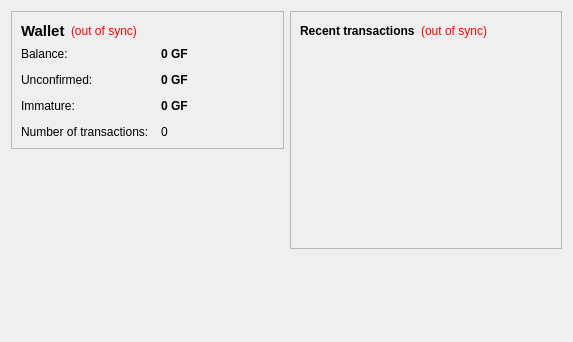
<?xml version="1.0" encoding="UTF-8"?>
<ui version="4.0">
 <class>OverviewPage</class>
 <widget class="QWidget" name="OverviewPage">
  <property name="geometry">
   <rect>
    <x>0</x>
    <y>0</y>
    <width>573</width>
    <height>342</height>
   </rect>
  </property>
  <property name="windowTitle">
   <string>Form</string>
  </property>
  <layout class="QHBoxLayout" name="horizontalLayout" stretch="1,1">
   <item>
    <layout class="QVBoxLayout" name="verticalLayout_2">
     <item>
      <widget class="QFrame" name="frame">
       <property name="frameShape">
        <enum>QFrame::StyledPanel</enum>
       </property>
       <property name="frameShadow">
        <enum>QFrame::Raised</enum>
       </property>
       <layout class="QVBoxLayout" name="verticalLayout_4">
        <item>
         <layout class="QHBoxLayout" name="horizontalLayout_4">
          <item>
           <widget class="QLabel" name="label_5">
            <property name="font">
             <font>
              <pointsize>11</pointsize>
              <weight>75</weight>
              <bold>true</bold>
             </font>
            </property>
            <property name="text">
             <string>Wallet</string>
            </property>
           </widget>
          </item>
          <item>
           <widget class="QLabel" name="labelWalletStatus">
            <property name="toolTip">
             <string>The displayed information may be out of date. Your wallet automatically synchronizes with the Gfcoin network after a connection is established, but this process has not completed yet.</string>
            </property>
            <property name="styleSheet">
             <string notr="true">QLabel { color: red; }</string>
            </property>
            <property name="text">
             <string notr="true">(out of sync)</string>
            </property>
            <property name="alignment">
             <set>Qt::AlignLeading|Qt::AlignLeft|Qt::AlignVCenter</set>
            </property>
           </widget>
          </item>
          <item>
           <spacer name="horizontalSpacer_2">
            <property name="orientation">
             <enum>Qt::Horizontal</enum>
            </property>
            <property name="sizeHint" stdset="0">
             <size>
              <width>40</width>
              <height>20</height>
             </size>
            </property>
           </spacer>
          </item>
         </layout>
        </item>
        <item>
         <layout class="QFormLayout" name="formLayout_2">
          <property name="fieldGrowthPolicy">
           <enum>QFormLayout::AllNonFixedFieldsGrow</enum>
          </property>
          <property name="horizontalSpacing">
           <number>12</number>
          </property>
          <property name="verticalSpacing">
           <number>12</number>
          </property>
          <item row="0" column="0">
           <widget class="QLabel" name="label">
            <property name="text">
             <string>Balance:</string>
            </property>
           </widget>
          </item>
          <item row="0" column="1">
           <widget class="QLabel" name="labelBalance">
            <property name="font">
             <font>
              <weight>75</weight>
              <bold>true</bold>
             </font>
            </property>
            <property name="cursor">
             <cursorShape>IBeamCursor</cursorShape>
            </property>
            <property name="toolTip">
             <string>Your current balance</string>
            </property>
            <property name="text">
             <string notr="true">0 GF</string>
            </property>
            <property name="textInteractionFlags">
             <set>Qt::LinksAccessibleByMouse|Qt::TextSelectableByKeyboard|Qt::TextSelectableByMouse</set>
            </property>
           </widget>
          </item>
          <item row="1" column="0">
           <widget class="QLabel" name="label_3">
            <property name="text">
             <string>Unconfirmed:</string>
            </property>
           </widget>
          </item>
          <item row="1" column="1">
           <widget class="QLabel" name="labelUnconfirmed">
            <property name="font">
             <font>
              <weight>75</weight>
              <bold>true</bold>
             </font>
            </property>
            <property name="cursor">
             <cursorShape>IBeamCursor</cursorShape>
            </property>
            <property name="toolTip">
             <string>Total of transactions that have yet to be confirmed, and do not yet count toward the current balance</string>
            </property>
            <property name="text">
             <string notr="true">0 GF</string>
            </property>
            <property name="textInteractionFlags">
             <set>Qt::LinksAccessibleByMouse|Qt::TextSelectableByKeyboard|Qt::TextSelectableByMouse</set>
            </property>
           </widget>
          </item>
          <item row="3" column="0">
           <widget class="QLabel" name="label_2">
            <property name="text">
             <string>Number of transactions:</string>
            </property>
           </widget>
          </item>
          <item row="3" column="1">
           <widget class="QLabel" name="labelNumTransactions">
            <property name="toolTip">
             <string>Total number of transactions in wallet</string>
            </property>
            <property name="text">
             <string notr="true">0</string>
            </property>
           </widget>
          </item>
          <item row="2" column="0">
           <widget class="QLabel" name="labelImmatureText">
            <property name="text">
             <string>Immature:</string>
            </property>
           </widget>
          </item>
          <item row="2" column="1">
           <widget class="QLabel" name="labelImmature">
            <property name="font">
             <font>
              <weight>75</weight>
              <bold>true</bold>
             </font>
            </property>
            <property name="toolTip">
             <string>Mined balance that has not yet matured</string>
            </property>
            <property name="text">
             <string notr="true">0 GF</string>
            </property>
            <property name="textInteractionFlags">
             <set>Qt::LinksAccessibleByMouse|Qt::TextSelectableByKeyboard|Qt::TextSelectableByMouse</set>
            </property>
           </widget>
          </item>
         </layout>
        </item>
       </layout>
      </widget>
     </item>
     <item>
      <spacer name="verticalSpacer">
       <property name="orientation">
        <enum>Qt::Vertical</enum>
       </property>
       <property name="sizeHint" stdset="0">
        <size>
         <width>20</width>
         <height>40</height>
        </size>
       </property>
      </spacer>
     </item>
    </layout>
   </item>
   <item>
    <layout class="QVBoxLayout" name="verticalLayout_3">
     <item>
      <widget class="QFrame" name="frame_2">
       <property name="frameShape">
        <enum>QFrame::StyledPanel</enum>
       </property>
       <property name="frameShadow">
        <enum>QFrame::Raised</enum>
       </property>
       <layout class="QVBoxLayout" name="verticalLayout">
        <item>
         <layout class="QHBoxLayout" name="horizontalLayout_2">
          <item>
           <widget class="QLabel" name="label_4">
            <property name="text">
             <string>&lt;b&gt;Recent transactions&lt;/b&gt;</string>
            </property>
           </widget>
          </item>
          <item>
           <widget class="QLabel" name="labelTransactionsStatus">
            <property name="toolTip">
             <string>The displayed information may be out of date. Your wallet automatically synchronizes with the Gfcoin network after a connection is established, but this process has not completed yet.</string>
            </property>
            <property name="styleSheet">
             <string notr="true">QLabel { color: red; }</string>
            </property>
            <property name="text">
             <string notr="true">(out of sync)</string>
            </property>
            <property name="alignment">
             <set>Qt::AlignRight|Qt::AlignTrailing|Qt::AlignVCenter</set>
            </property>
           </widget>
          </item>
          <item>
           <spacer name="horizontalSpacer">
            <property name="orientation">
             <enum>Qt::Horizontal</enum>
            </property>
            <property name="sizeHint" stdset="0">
             <size>
              <width>40</width>
              <height>20</height>
             </size>
            </property>
           </spacer>
          </item>
         </layout>
        </item>
        <item>
         <widget class="QListView" name="listTransactions">
          <property name="styleSheet">
           <string notr="true">QListView { background: transparent; }</string>
          </property>
          <property name="frameShape">
           <enum>QFrame::NoFrame</enum>
          </property>
          <property name="verticalScrollBarPolicy">
           <enum>Qt::ScrollBarAlwaysOff</enum>
          </property>
          <property name="horizontalScrollBarPolicy">
           <enum>Qt::ScrollBarAlwaysOff</enum>
          </property>
          <property name="selectionMode">
           <enum>QAbstractItemView::NoSelection</enum>
          </property>
         </widget>
        </item>
       </layout>
      </widget>
     </item>
     <item>
      <spacer name="verticalSpacer_2">
       <property name="orientation">
        <enum>Qt::Vertical</enum>
       </property>
       <property name="sizeHint" stdset="0">
        <size>
         <width>20</width>
         <height>40</height>
        </size>
       </property>
      </spacer>
     </item>
    </layout>
   </item>
  </layout>
 </widget>
 <resources/>
 <connections/>
</ui>
